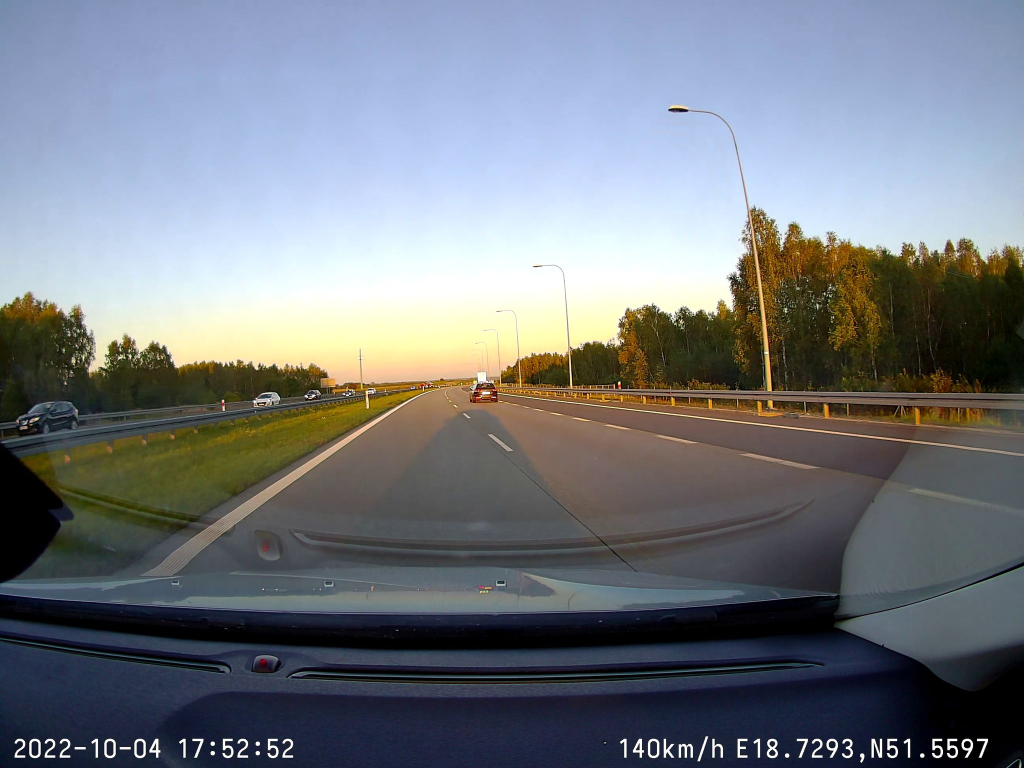
#> input picture frame25.jpg, 2048 x 1536 px (shown at 1/2 size)
$ python main.py
#> lines starting #> are read from the running program, lines starting #| are printed output that depends on the picture
import numpy as np
import cv2
import time
asd = cv2.imread('frame25.jpg')[900:1000,200:500]
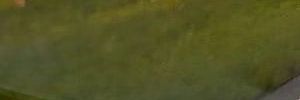
#> asd: shape (100, 300, 3); mean B, G, R 36.6, 83.8, 82.5
asd = cv2.cvtColor(asd,cv2.COLOR_BGR2GRAY)
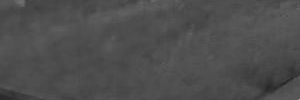
#> asd: shape (100, 300); min 33, max 170, mean 78
# [6 lines of commented-out code are left out]


class conv:
    def __init__(self,zdj:np.ndarray,kernel_size,depth,dim_in,count_kernels = 3):

        self.dim_in = dim_in
        self.count_kernels = count_kernels
        self.kernel_size = kernel_size

        self.depth = depth
        if len(zdj.shape) == 3:
            aa = np.moveaxis(zdj, -1, 0)
            self.tablica2d = np.array(aa)
        elif len(zdj.shape) == 2 :
            self.tablica2d = np.array([zdj])

        self.all_kernels = []
        self.tablica3d = np.array([])
        self.tablica3d_pomoc = np.array([])
        self.tablica3d_pomoc2 = np.array([])
        self.gen_kernels()


    def gen_kernels(self):
        b = 0


        for a in range(self.depth * self.count_kernels):
            #
            # if b < self.count_kernels :
            if len(self.tablica2d.shape) == 3:

                self.kernels_shape = (self.dim_in,self.kernel_size, self.kernel_size)
                self.kernels = np.random.randn(*self.kernels_shape)
                self.all_kernels.append(self.kernels)
                # [6 lines of commented-out code are left out]
            else :
                self.kernels_shape = (self.count_kernels, self.kernel_size, self.kernel_size)
                self.kernels = np.random.randn(*self.kernels_shape)
                self.all_kernels.append(self.kernels)
        #self.all_kernels = (self.all_kernels)


    def dot_prod(self,maska, tablica2d):
        tablica2d_help = np.array([])

        for a in range(len(tablica2d) - self.kernel_size + 1):
            tablica2d_help = np.append(tablica2d_help,
                                       (np.array([np.dot((tablica2d[a:a + self.kernel_size, b:b + self.kernel_size]).flatten(), maska.flatten()) for b in range(len(tablica2d[0]) - self.kernel_size + 1)])))

        tablica2d_help = tablica2d_help.reshape((tablica2d.shape[0] - self.kernel_size + 1, tablica2d.shape[1] - self.kernel_size + 1))

        return np.array([tablica2d_help])

    def calculate(self):

        for b in range(self.count_kernels):
            print(self.tablica2d.shape)
            for a in range(self.count_kernels):
                for c in range(np.array(self.tablica2d).shape[0]):
                    print(1)
                    self.tablica3d = np.append(self.tablica3d,
                                               [self.dot_prod(self.all_kernels[a + b*3][c],
                                                        self.tablica2d[c])])


                self.tablica3d_pomoc = self.tablica3d.reshape((c + 1)*(a+1),self.tablica2d[0].shape[0] - self.kernel_size + 1,self.tablica2d[0].shape[1] - self.kernel_size + 1)

                self.tablica3d_pomoc2 = np.append(self.tablica3d_pomoc2,[sum(self.tablica3d_pomoc)])

            self.tablica3d_pomoc2 = self.tablica3d_pomoc2.reshape(self.count_kernels,self.tablica2d[0].shape[0] - self.kernel_size + 1,self.tablica2d[0].shape[1] - self.kernel_size + 1)

            # self.tablica3d = self.tablica3d.reshape(self.count_kernels,self.tablica2d[0].shape[0] - self.kernel_size + 1,self.tablica2d[0].shape[1] - self.kernel_size + 1)

            self.tablica2d = np.array(self.tablica3d_pomoc2 )
            self.tablica3d = np.array([])
            self.tablica3d_pomoc2 = np.array([])

            print(self.tablica2d.shape)


        return self.tablica2d.flatten()


    def add_padding(self):

        zeros_col = np.zeros((1, self.tablica2d.shape[1]), dtype=np.uint8)

        for a in range(self.kernel_size - 1):
            self.tablica2d = np.array([np.append(self.tablica2d[0], zeros_col.T, axis=1)])
            self.tablica2d = np.array([np.append(zeros_col.T,self.tablica2d[0], axis=1)])


        zeros_row = np.zeros((1,self.tablica2d.shape[2]),dtype=np.uint8)

        for a in range(self.kernel_size - 1):
            self.tablica2d = np.array([np.append(self.tablica2d[0], zeros_row, axis=0)])
            self.tablica2d = np.array([np.append(zeros_row, self.tablica2d[0], axis=0)])

        print(self.tablica2d )
#> (printed output is left out)


aa = conv(asd,4,4,3)
# cv2.imshow('aaa',asd)
# cv2.waitKey(0)
aa.add_padding()
print(aa.all_kernels[0].shape)
#| (3, 4, 4)
print(len(aa.all_kernels))
#| 12
print(aa.calculate())
#> (printed output is left out)
#aa.add_padding()


#print(aa.calculate())
